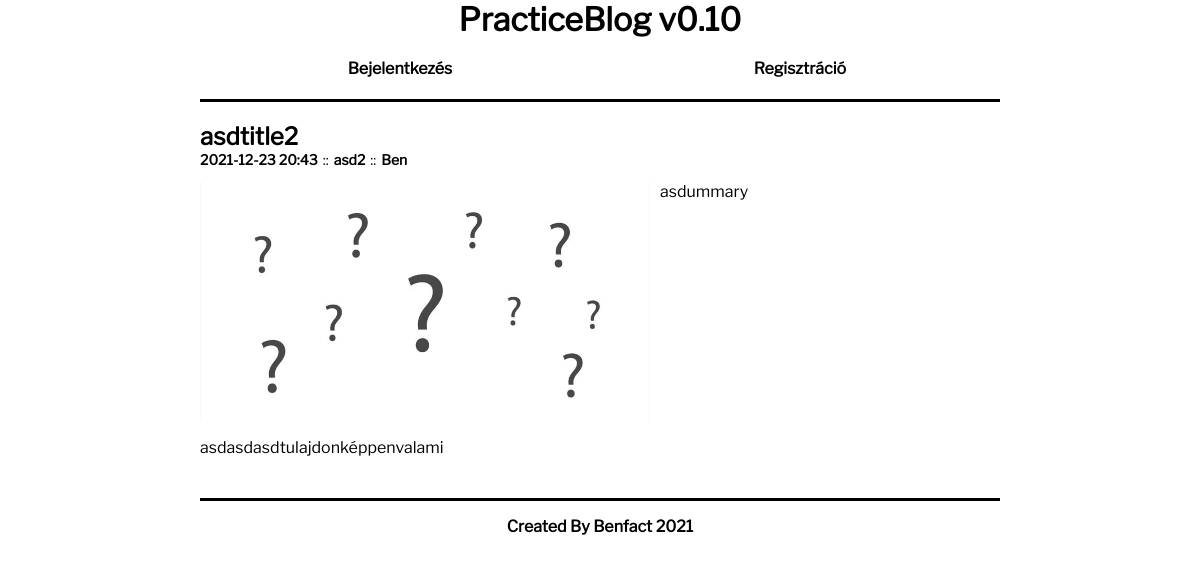
The page /asd2/asdtitle2 on the database its author committed.
### tables this page shows
CREATE TABLE pb_base (
   id int AUTO_INCREMENT PRIMARY KEY NOT NULL,
   sitename varchar(255) NOT NULL,
   siteversion varchar(255) NOT NULL,
   sitefooter varchar(255) NOT NULL
);

CREATE TABLE pb_articles (
   id int AUTO_INCREMENT PRIMARY KEY NOT NULL,
   title varchar(255) NOT NULL,
   summary varchar(255),
   published DATETIME NOT NULL,
   category INT NOT NULL,
   author INT NOT NULL,
   picture varchar(255),
   content TEXT NOT NULL,
   link varchar(255) NOT NULL,
   hidden INT NOT NULL
);

CREATE TABLE pb_categories (
   id int AUTO_INCREMENT PRIMARY KEY NOT NULL,
   title varchar(255) NOT NULL,
   summary varchar(255),
   picture varchar(255),
   link varchar(255) NOT NULL
);

CREATE TABLE pb_users (
   id int AUTO_INCREMENT PRIMARY KEY NOT NULL,
   username varchar(255) NOT NULL,
   password TEXT NOT NULL,
   displayname varchar(255) NOT NULL,
   email varchar(255) NOT NULL,
   profilepic varchar(255),
   motto TEXT,
   role INT NOT NULL,
   active INT NOT NULL,
   regdate DATETIME NOT NULL
);

### system/connection.php (called while the page is built, shortened)
<?php
$servername = "localhost:3306";
$username = "root";
$password = "";
$dbname = "practiceblog";
$conn = new mysqli($servername, $username, $password, $dbname);
$conn->set_charset("utf8");
$sitedatasql = $conn->prepare("select * from pb_base");
$sitedatasql->execute();
$sitedatasql_result = $sitedatasql->get_result();
$sitedatasql_data = $sitedatasql_result->fetch_assoc();
?>

### system/session.php (called while the page is built, shortened)
<?php
    require("connection.php");
?>

### article.php (the view, shortened to what this page needs)
<?php
include_once("system/session.php");
$get_link = $_GET["link"];
$get_articles = $conn->prepare("SELECT pb_articles.id, pb_articles.author, pb_articles.title, pb_articles.summary, date_format(pb_articles.published, \"%Y-%m-%d %H:%i\") AS published, pb_articles.picture, pb_articles.content, pb_articles.link, pb_users.displayname, pb_categories.title AS categoryname FROM pb_articles INNER JOIN pb_categories ON pb_articles.category = pb_categories.id INNER JOIN pb_users ON pb_articles.author = pb_users.id WHERE pb_articles.hidden=0 AND pb_articles.link=?");
$get_articles->bind_param("s",$get_link);
$get_articles->execute();
$articles_result = $get_articles->get_result();
$row = $articles_result->fetch_assoc();
?>
<!DOCTYPE html>
<html>
    <head>
        <link rel="stylesheet" href="/styles/main.css">
    </head>
    <body>
        <div class="main-contents">
            <?php
                include_once("components/header.php");
            ?>
            <div class="articles-container">
                <?php
                echo "<div class=\"article\">";
                    echo "<div class=\"article-header\"><h2>".$row["title"]."</h2>";
                    echo "<p class=\"article-data\">";
                        echo "<span>".$row["published"]."</span>";
                        echo "<span class=\"separator\">::</span>";
                        echo "<span>".$row["categoryname"]."</span>";
                        echo "<span class=\"separator\">::</span>";
                        echo "<span>".$row["displayname"]."</span>";
                    echo "</p></div>";
                    echo "<div class=\"article-content\">";
                    if(mb_strlen($row["picture"]) > 2) {
                        echo "<img class=\"article-image\" src=\"/".$row["picture"]."\"/>";
                    } else {
                        echo "<img class=\"article-image\" src=\"/img/nopic.jpg\"/>";
                    }
                    echo "<p class=\"article-summary\">".$row["summary"]."</p></div>";
                    echo "<pre>".$row["content"]."</pre>";
                echo "</div>";
                ?>
            </div>
                <?php
                include_once("components/footer.php");
                ?>
        </div>
    </body>
</html>

### components/header.php
<header>
    <h1><?php echo $sitedatasql_data["sitename"]." ".$sitedatasql_data["siteversion"]; ?></h1>
    <?php
    if(isset($_SESSION["login_user"])) {
        echo "<p>Üdv ".$login_session_displayname."!</p>";
        echo "<div class=\"header-links\">";
            echo "<a href=\"/\">Főoldal</a>";
            echo "<a href=\"/addArticle\">Cikk hozzáadása</a>";
            echo "<a href=\"/addCategory\">Kategória hozzáadása</a>";
            echo "<a href=\"/logout\">Kijelentkezés</a>";
        echo "</div>";
    } else {
        echo "<div class=\"header-links\">";
            echo "<a href=\"/login\">Bejelentkezés</a>";
            echo "<a href=\"/registration\">Regisztráció</a>";
        echo "</div>";
    }
    ?>
</header>

### components/footer.php
<footer>
    <p><?php echo $sitedatasql_data["sitefooter"]; ?></p>
</footer>

### styles/main.css (style rules this page uses)
body { margin:0; font-family: lf-normal; }
.main-contents { width: 800px; margin: 0 auto; }
header { border-bottom: 3px solid black; margin-bottom: 20px; }
header h1 { text-align: center; margin: 0; }
.header-links { display: flex; }
.header-links a { display: table; margin: auto; color: black; font-weight: bold; text-decoration: none; width: 100%; height: 40px; text-align: center; vertical-align: center; padding-top: 20px; }
footer { border-top: 3px solid black; margin-top: 20px; }
footer p { font-weight: bold; text-align: center; }
.article { margin-bottom: 10px; border-bottom: 1px solid grey; padding-bottom: 5px; }
.articles-container .article:last-child { border-bottom: unset; }
.article .article-header h2 { margin-bottom: 0; }
.article .article-header .article-data { margin-top: 0; font-size: 14px; }
.article .article-header .article-data span { margin-right: 5px; font-weight: bold; }
.article .article-header .article-data .separator { font-weight: normal; }
.article .article-content { display: flex; }
.article .article-content .article-image { width: 450px; height: 240px; object-fit: cover; flex: none; }
.article .article-content .article-summary { margin: 0; margin-left: 10px; text-align: justify; }
.article pre { font-family: lf-normal; font-size: 16px; white-space: pre-wrap; text-align: justify; }

### rows shown on the page
pb_base: sitename "PracticeBlog", siteversion "v0.10", sitefooter "Created By Benfact 2021"
pb_articles: title "asdtitle2", pb_categories.title "asd2", pb_users.displayname "Ben", summary "asdummary", content "asdasdasdtulajdonképpenvalami"

### other values the page prints
$row["published"] "2021-12-23 20:43"
